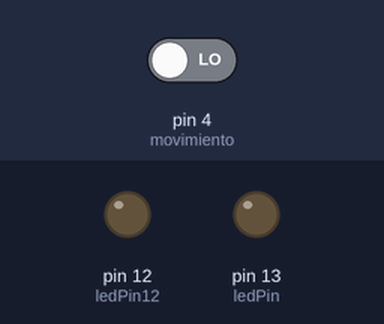
Recording of a sketch running on a simulated Arduino Uno, built with avr-gcc and run on an emulated ATmega328P. Parts: output pins drawn as LEDs (lit = HIGH). The test bench sets the inputs (shaded band); at power-on: pin 4 (movimiento) LOW. The modem accepts every AT command (registered, SIM ready, sends succeed) and sends nothing else; what the sketch prints to the serial monitor is not drawn.

Above: at 1.2 s.
1.3 s: pin 4 (movimiento) driven HIGH
At 2.0 s:
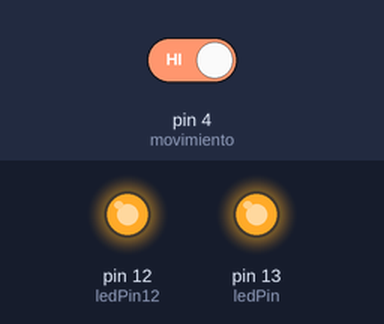
Timing chart, 0 to 4.3 s (numbered marks = the images above; inputs shaded):
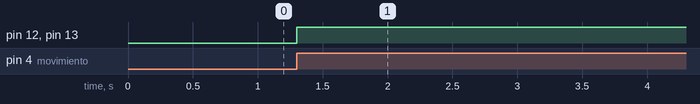

The sketch:

Sensor_sms_g2_EM.ino
```cpp
//CREADO POR grupo 2 Electronica Microcontrolada

// INCLUYO LIBRERIAS
#include <SoftwareSerial.h>
SoftwareSerial mySerial(9, 10);/// EL 9 ES EL TXD TRANSMITE Y EL 10 RECIBE (del sim)
// DEFINO VARIABLES A USAR EN EL PROGRAMA
char msg;
char call;

const int ledPin = 13;
const int ledPin12 = 12;
const int movimiento = 4;
const int ldr = 2;
int estado_sensor = 0;

void setup()

{// DEFINO QUE PINES VOY A USAR COMO ENTRADA Y CUALES COMO SALIDA
    pinMode(ldr, INPUT);
    pinMode(ledPin, OUTPUT);
    pinMode(ledPin12, OUTPUT);
    pinMode(movimiento, INPUT);
// COMUNICACION SERIAL
  mySerial.begin(115200);   // Configuración de la velocidad en baudios del módulo GSM Setting the baud rate of GSM Module
  Serial.begin(9600);// Configuración de la velocidad en baudios de Serial Monitor (Arduino) Setting the baud rate of Serial Monitor (Arduino)
  Serial.println("LISTO PARA TRASMITIR");
}

void loop()
 // Leemos el valor del pin


{    estado_sensor = digitalRead(movimiento);


  if (estado_sensor == HIGH) {
      digitalWrite(ledPin, HIGH);
      digitalWrite(ledPin12, HIGH);
      digitalWrite(movimiento, HIGH);
      delay(700);


  mySerial.println("AT+CMGF=1");    //CONFIGURO PARA COMUNICACION CON SIM800L

  delay(1000);  //DELAY DE 1 SEGUNDO
  mySerial.println("AT+CMGS=\"+543513125960\"\r");
  delay(1000);  //
  mySerial.println("movimiento detectado, se encienden luces");// CONFIGURO QUE SE ENVIE MENSAJE
  Serial.println("print serial, movimiento detectado, se encienden luces");
  mySerial.println((char)26);// ASCII CODIGO CON  CTRL+Z
  delay(5000);// delay de 10 segundos

  mySerial.println("AT+CMGF=1");    //CONFIGURO GSM Module EN MODO TEXTO
  delay(1000);  //
  mySerial.println("AT+CMGS=\"+543513125960\"\r");
  delay(1000);  //
  mySerial.println("Se apagan las luces");// CONFIGURO QUE SE ENVIE MENSAJE
  Serial.println("Se apagan las luces");
  mySerial.println((char)26);// ASCII CODIGO DE  CTRL+Z
  delay(1000);  //

      digitalWrite(ledPin, LOW);
      digitalWrite(movimiento, LOW);


  }
  else {
      digitalWrite(ledPin, LOW);
      digitalWrite(movimiento, LOW);
      digitalWrite(ledPin12, LOW);


  }
  }
```

Measured:
- after the input at 1.3 s, pin 12 (ledPin12), pin 13 (ledPin): LOW → HIGH at once
